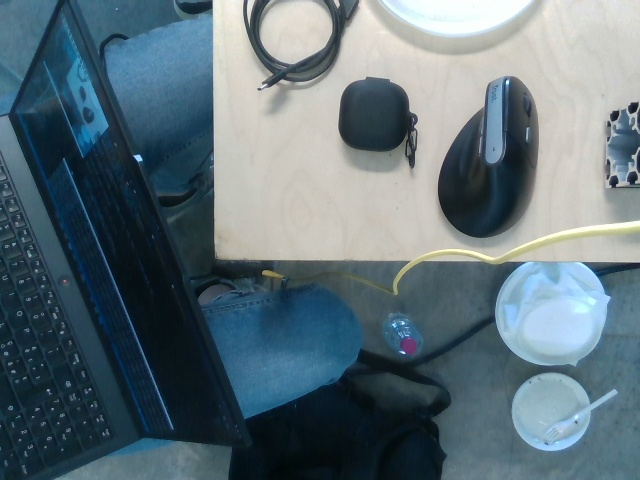
#> input picture src/cyberwave_hackaton/detection/Images/frame_20260620_140826_884967.jpg, 640 x 480 px; its folder holds only this picture in this run
$ python annotate.py
#> lines starting #> are read from the running program, lines starting #| are printed output that depends on the picture
'''
Annotation tool for YOLO format.
Saves .txt annotation files AND images with bounding boxes drawn on them.

Keys:
  Draw box   → click and drag with left mouse button
  n          → confirm current box + class
  c          → switch class
  s          → save annotations + annotated image, move to next image
  q          → quit without saving
'''

import os
import cv2
import fonts

current_directory = os.path.dirname(os.path.abspath(__file__))
image_folder = os.path.join(current_directory, "Images")
label_folder = os.path.join(current_directory, "Dataset", "labels")
annotated_folder = os.path.join(current_directory, "Dataset", "annotated_images")
untouched_folder = os.path.join(current_directory, "Dataset", "images")
os.makedirs(label_folder, exist_ok=True)
os.makedirs(annotated_folder, exist_ok=True)
os.makedirs(untouched_folder, exist_ok=True)
classes_ids = ["cube_hackaton"]

drawing = False
ix, iy = -1, -1
rectangles, classes, rectangles_save = [], [], []
current_class = 0
img = None


# [49 lines left out: functions draw_rectangle, save_annotations, not called in this run]


def annotate_images():
    global img, rectangles, classes, current_class, rectangles_save

    image_files = [os.path.join(root, file)
                   for root, _, files in os.walk(image_folder)
                   for file in files if file.lower().endswith(('.jpg', '.png', '.jpeg'))]

    if not image_files:
        print(f"{fonts.red}No images found in {image_folder}{fonts.reset}")
        return

    print(f"{fonts.green}Found {len(image_files)} images.{fonts.reset}")

    for image_filename in image_files:
        img = cv2.imread(image_filename)
#> img is the input picture: shape (480, 640, 3); mean B, G, R 121.4, 113, 94.9
        img = cv2.resize(img, (1280, 720), interpolation=cv2.INTER_LINEAR)
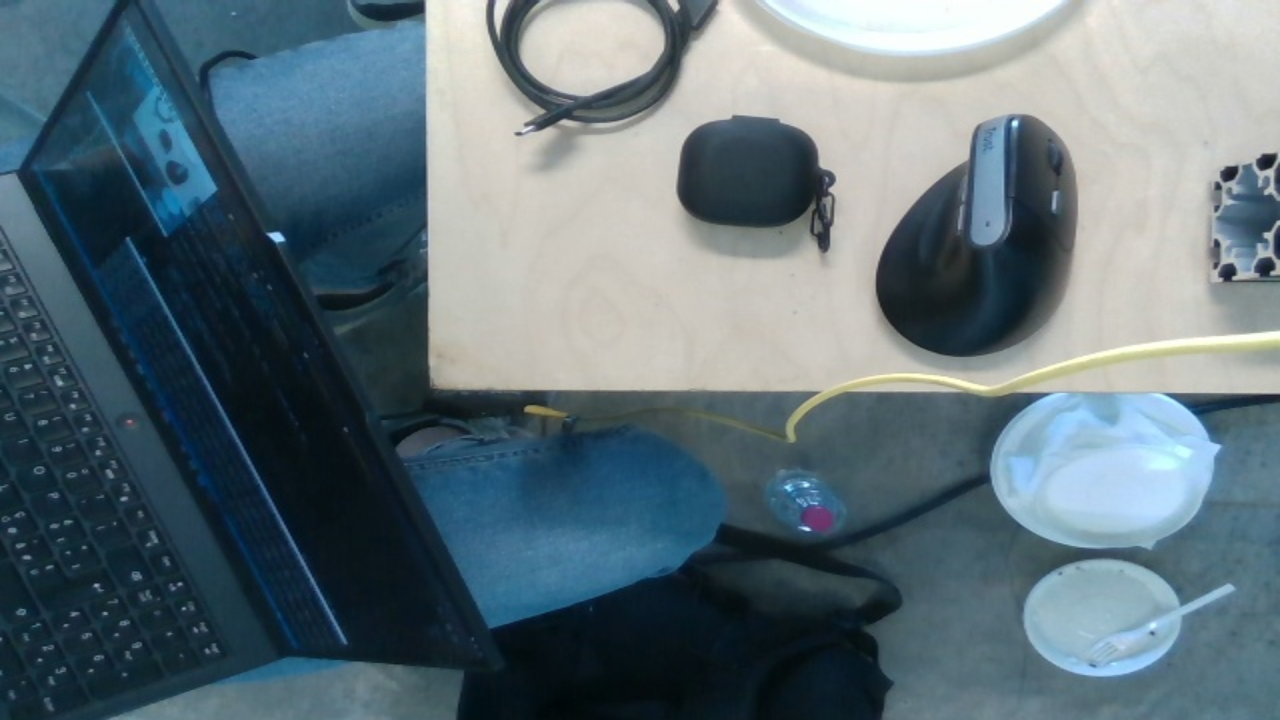
#> img: shape (720, 1280, 3); mean B, G, R 121.3, 113, 94.8

        cv2.imshow("Image", img)
        cv2.setMouseCallback("Image", draw_rectangle)

        rectangles, rectangles_save, classes = [], [], []

        print(f"\n{fonts.red}━━━━━━━━━━━━━━━━━━━━━━━━━━━━━━━━━━━━━━{fonts.reset}")
        print(f"{fonts.red}Image: {os.path.basename(image_filename)}{fonts.reset}")
        print(f"{fonts.green}  Draw box  → click and drag{fonts.reset}")
        print(f"{fonts.green}  n         → confirm box{fonts.reset}")
        print(f"{fonts.green}  c         → switch class{fonts.reset}")
        print(f"{fonts.green}  s         → save and next image{fonts.reset}")
        print(f"{fonts.green}  q         → quit{fonts.reset}")
        print(f"{fonts.red}━━━━━━━━━━━━━━━━━━━━━━━━━━━━━━━━━━━━━━{fonts.reset}")

        while True:
            img_with_text = img.copy()
            cv2.putText(img_with_text, f"Class: {classes_ids[current_class]} | boxes: {len(rectangles_save)}",
                        (10, 30), cv2.FONT_HERSHEY_SIMPLEX, 1, (0, 255, 0), 2)
            cv2.putText(img_with_text, "n=confirm  c=class  s=save&next  q=quit",
                        (10, 700), cv2.FONT_HERSHEY_SIMPLEX, 0.6, (255, 255, 0), 2)
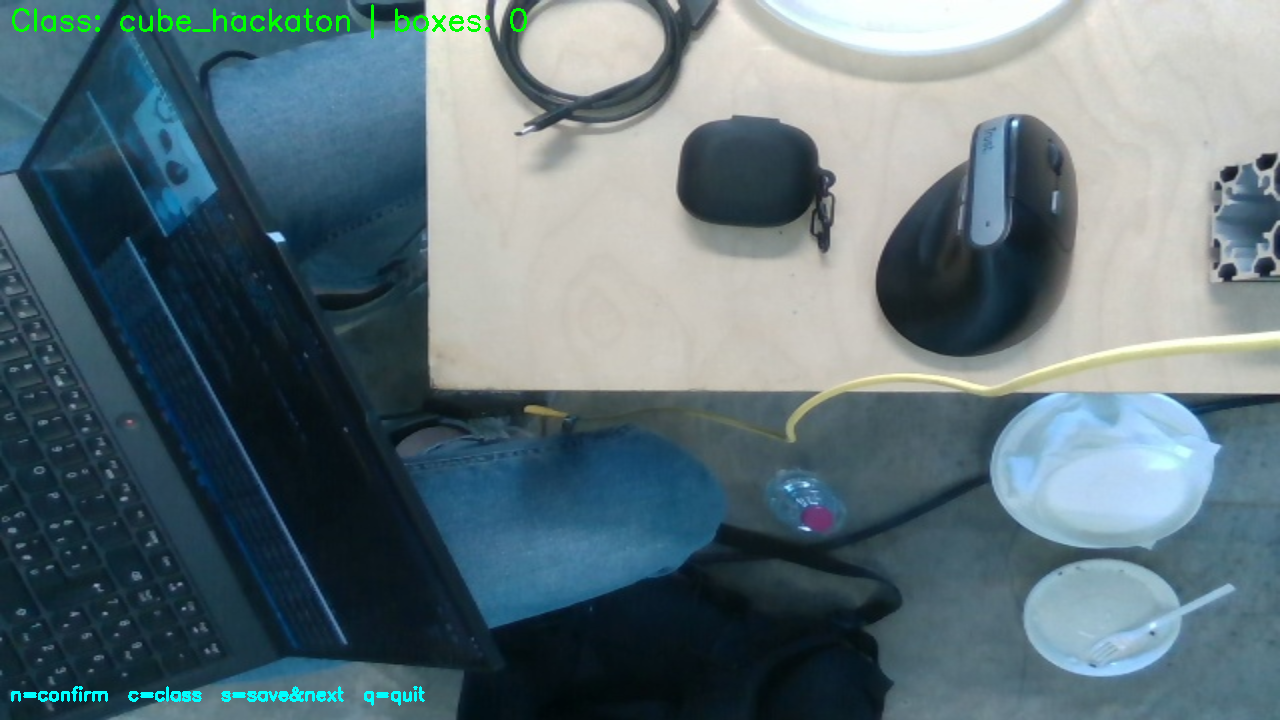
#> img_with_text: shape (720, 1280, 3); mean B, G, R 121.2, 113.9, 94.3
            cv2.imshow("Image", img_with_text)

            key = cv2.waitKey(1) & 0xFF
#> (key q is pressed here)

            if key == ord('c'):
                current_class = (current_class + 1) % len(classes_ids)
                print(f"{fonts.purple}Switched to class: {classes_ids[current_class]}{fonts.reset}")

            elif key == ord('n'):
                if len(rectangles) > 0:
                    classes.append(current_class)
                    rectangles_save.append(rectangles[-1])
                    (x1, y1, x2, y2) = rectangles[-1]
                    print(f"{fonts.purple}Confirmed box #{len(rectangles_save)}: {rectangles[-1]} | class: {classes_ids[current_class]}{fonts.reset}")
                else:
                    print(f"{fonts.red}No box drawn yet — draw a box first.{fonts.reset}")

            elif key == ord('s'):
                if len(rectangles_save) > 0:
                    save_annotations(image_filename, rectangles_save, classes)
                else:
                    print(f"{fonts.red}No confirmed boxes to save. Draw a box and press 'n' first.{fonts.reset}")
                break

            elif key == ord('q'):
                print(f"{fonts.red}Quit.{fonts.reset}")
                cv2.destroyAllWindows()
                return

        cv2.destroyAllWindows()


if __name__ == '__main__':
    annotate_images()

$ run again, on src/cyberwave_hackaton/detection/Images/frame_20260620_140850_668558.jpg
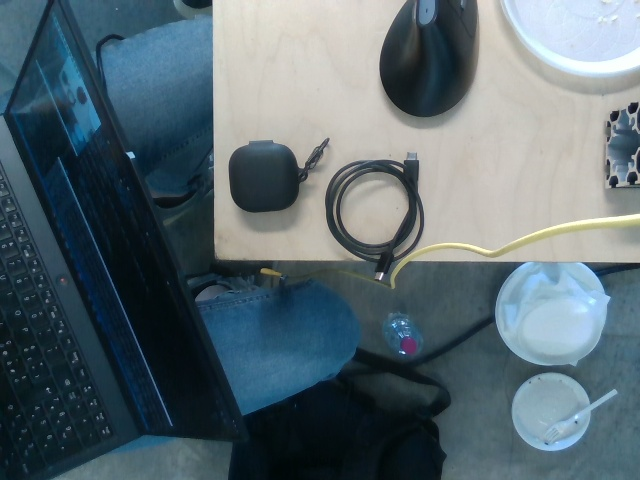
#> input picture src/cyberwave_hackaton/detection/Images/frame_20260620_140850_668558.jpg, 640 x 480 px
#> in annotate_images, img is the input picture: shape (480, 640, 3); mean B, G, R 113.4, 106.1, 89.6
#> in annotate_images, `img = cv2.resize(img, (1280, 720), interpolation=cv2.INTER_LINEAR)`:
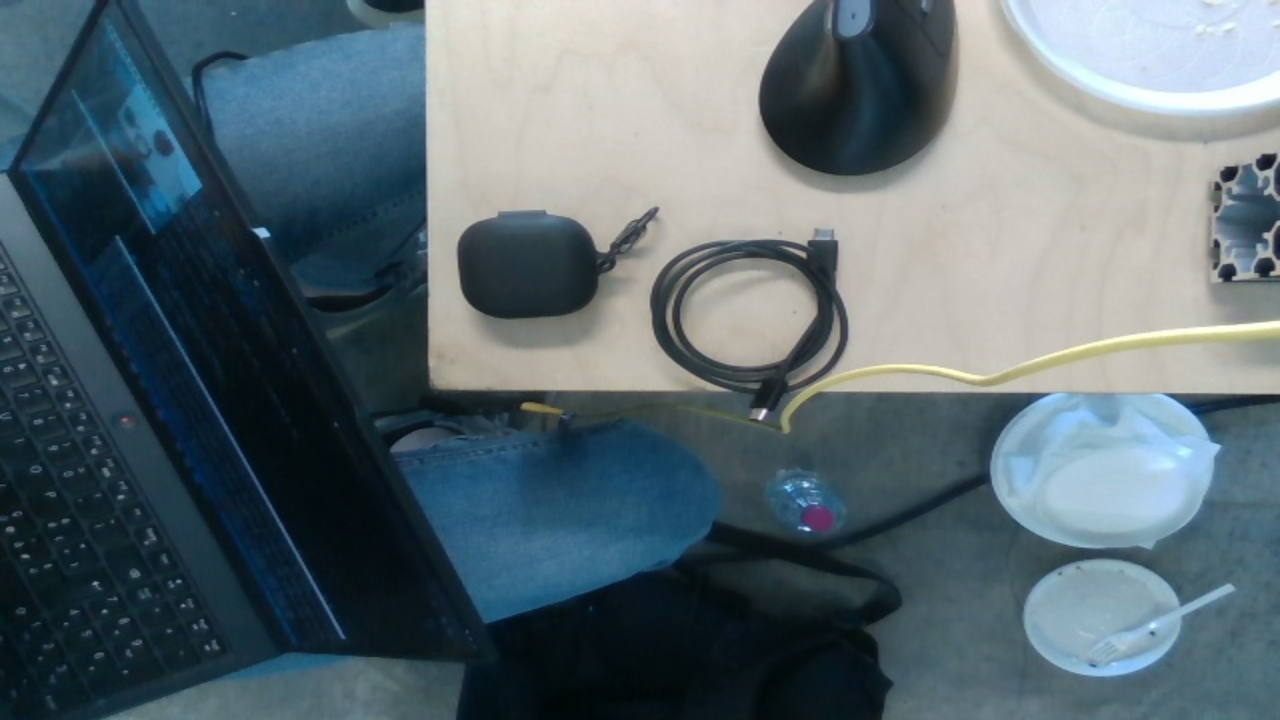
#> img: shape (720, 1280, 3); mean B, G, R 113.4, 106, 89.6
#> in annotate_images, `cv2.putText(img_with_text, "n=confirm  c=class  s=save&next  q=quit", ..`:
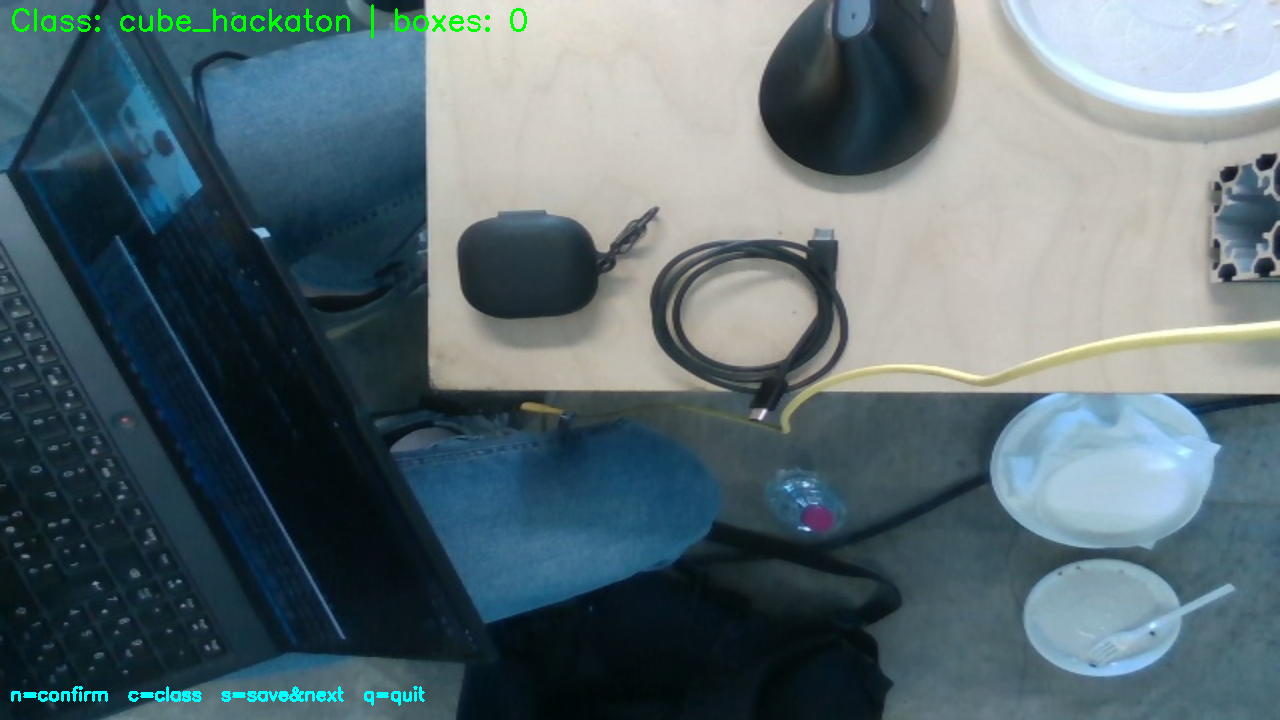
#> img_with_text: shape (720, 1280, 3); mean B, G, R 113.4, 107, 89.1

$ run again, on src/cyberwave_hackaton/detection/Images/frame_20260620_140830_220539.jpg
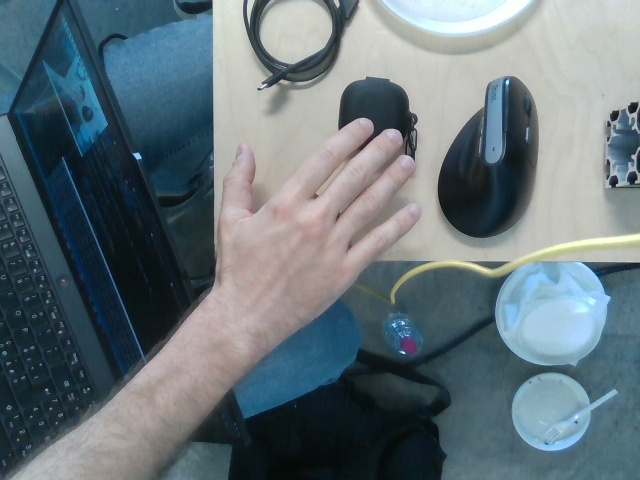
#> input picture src/cyberwave_hackaton/detection/Images/frame_20260620_140830_220539.jpg, 640 x 480 px
#> in annotate_images, img is the input picture: shape (480, 640, 3); mean B, G, R 122, 115.5, 101.2
#> in annotate_images, `img = cv2.resize(img, (1280, 720), interpolation=cv2.INTER_LINEAR)`:
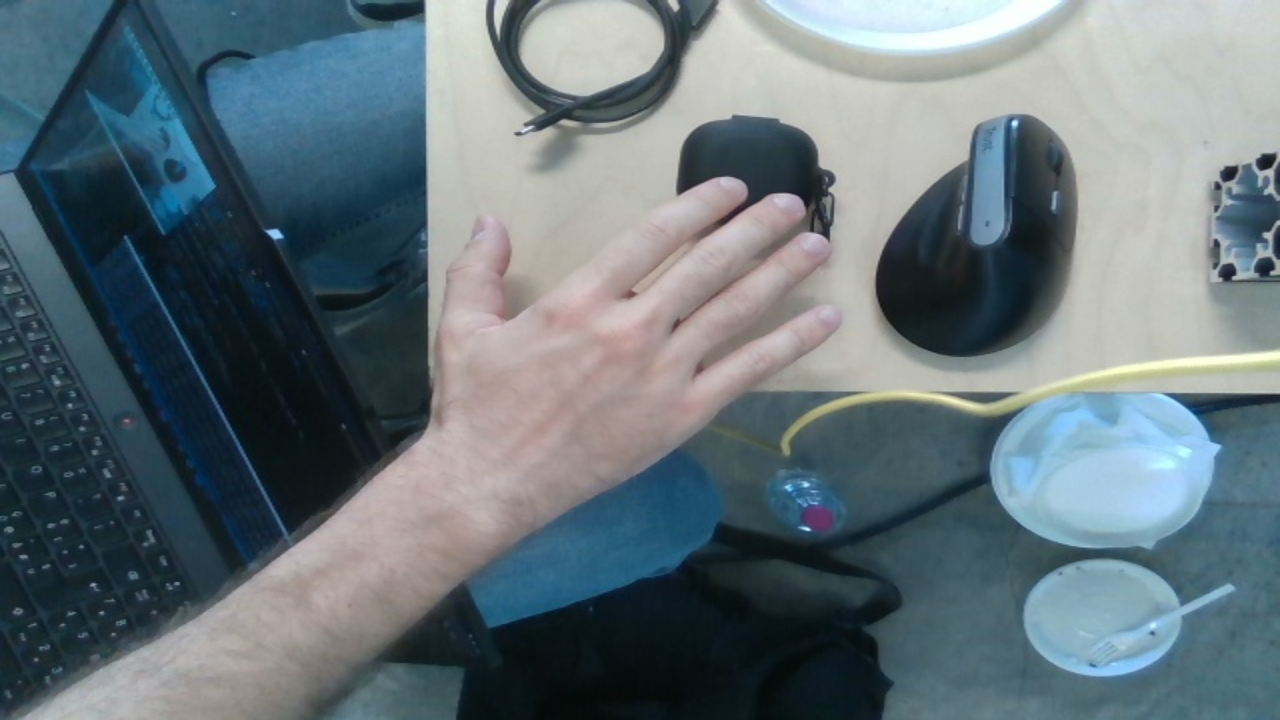
#> img: shape (720, 1280, 3); mean B, G, R 121.9, 115.4, 101.1
#> in annotate_images, `cv2.putText(img_with_text, "n=confirm  c=class  s=save&next  q=quit", ..`:
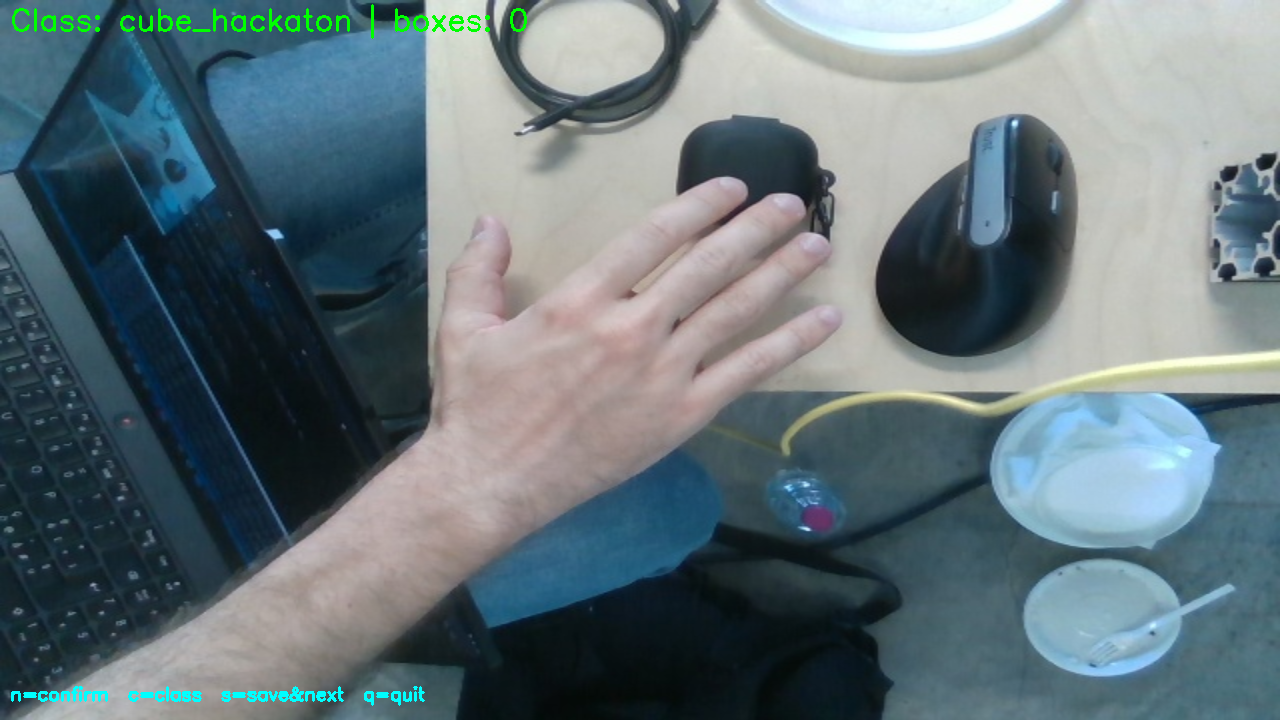
#> img_with_text: shape (720, 1280, 3); mean B, G, R 121.8, 116.3, 100.5
